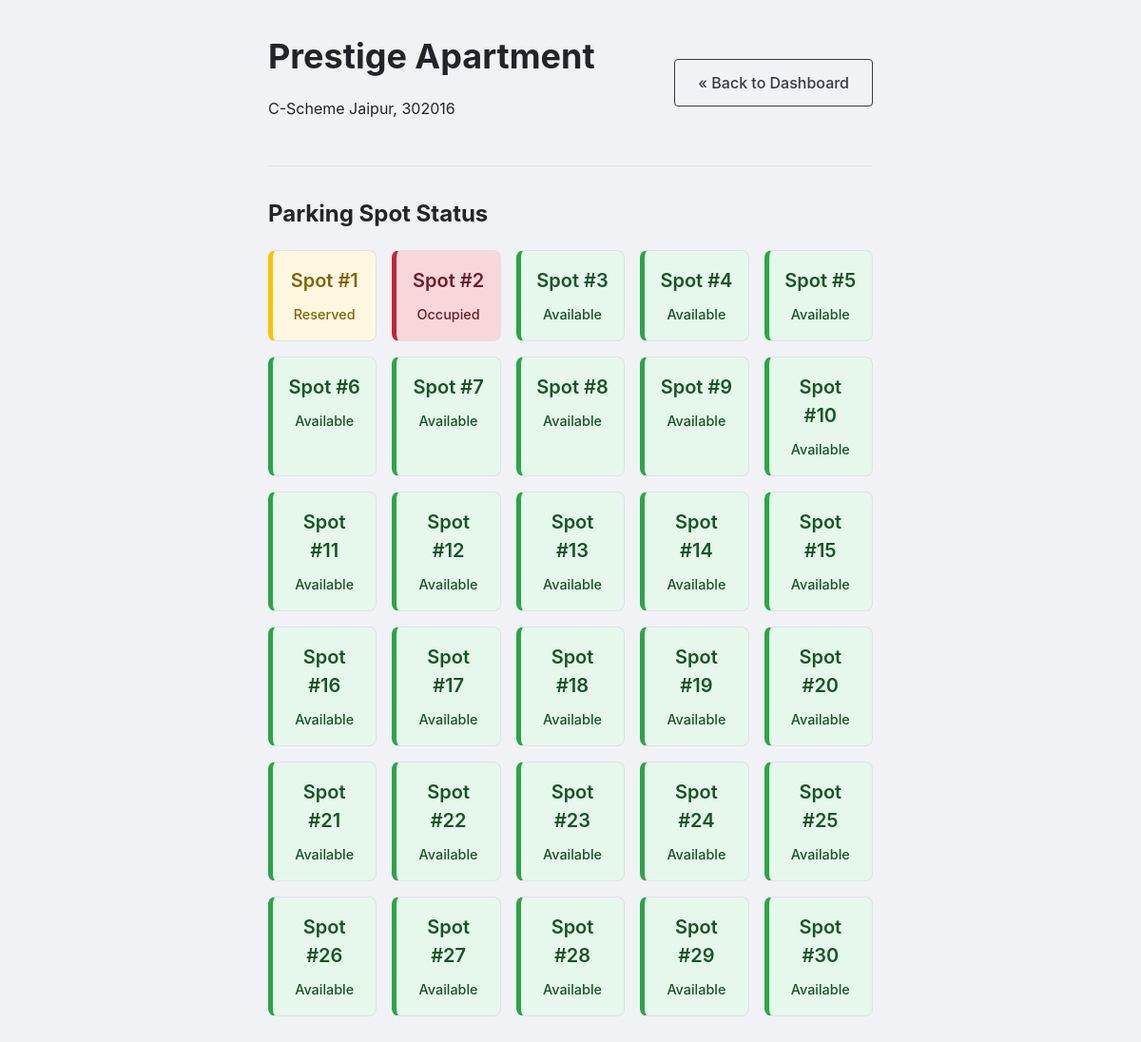
The page /admin/lot/1 (signed in) on the database as committed earlier.
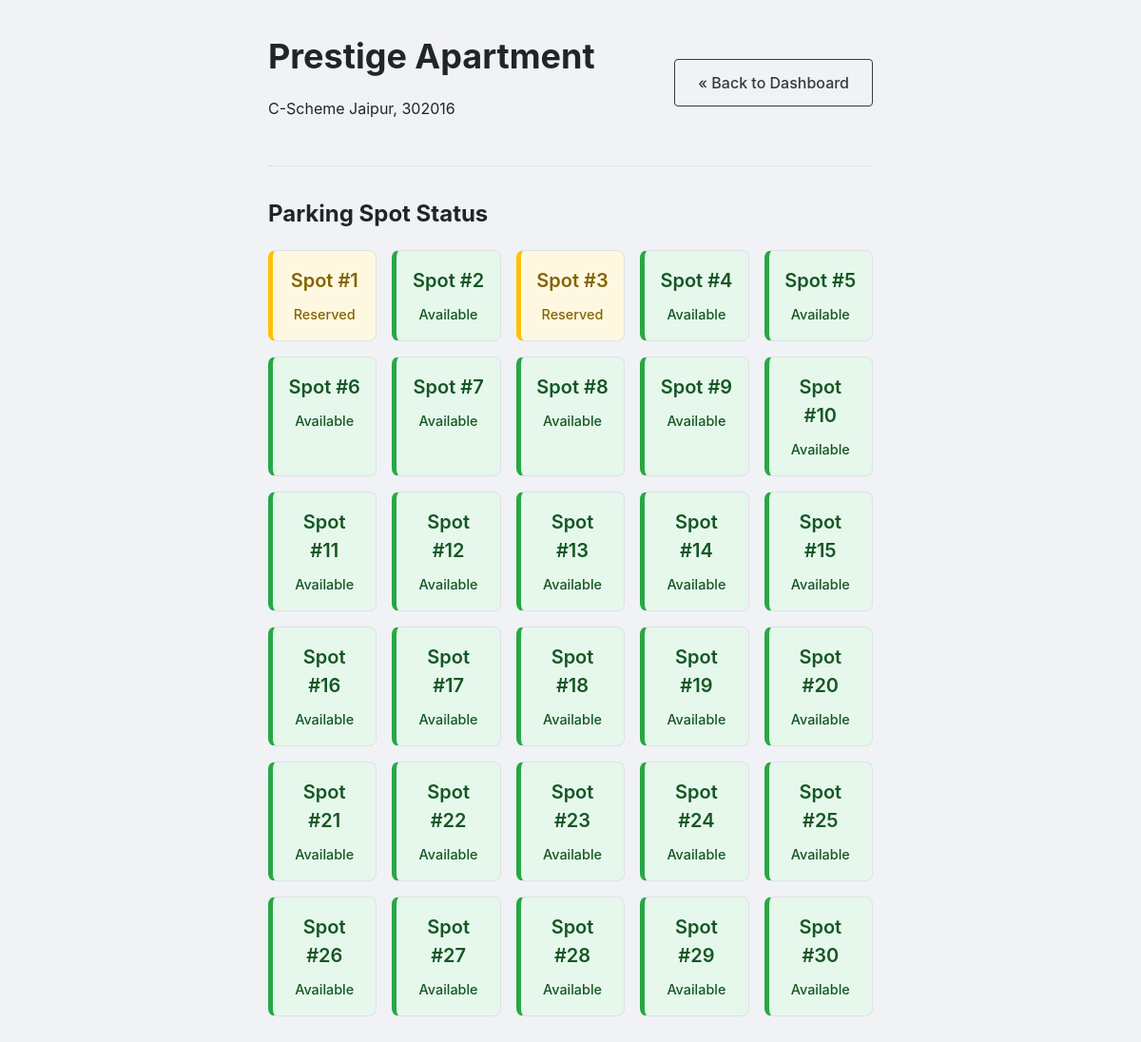
The same page on the database as committed later.
### models/database.py (models this page shows)
class ParkingSpot(db.Model):
    __tablename__ = 'parking_spot'
    id = db.Column(db.Integer, primary_key=True)
    lot_id = db.Column(db.Integer, db.ForeignKey('parking_lot.id'), nullable=False)
    spot_number = db.Column(db.Integer, nullable=False)
    status = db.Column(db.String(1), default='A', nullable=False) # 'A' for Available, 'O' for Occupied, 'R' for Reserved
    reservation = db.relationship('Reservation', backref='spot', uselist=False, cascade="all, delete-orphan")

### routes/admin_routes.py (the view)
@admin_bp.route('/admin/lot/<int:lot_id>')
def lot_details(lot_id):
    if not session.get('is_admin'):
        flash('You must be an admin to view this page.', 'danger')
        return redirect(url_for('auth.login'))
    lot = ParkingLot.query.get_or_404(lot_id)
    return render_template('admin/lot_details.html', lot=lot)

### templates/admin/lot_details.html
{% extends "layout.html" %}
{% block content %}
<div class="dashboard-container">
    <div class="dashboard-header">
        <div>
            <h1>{{ lot.name }}</h1>
            <p class="lot-meta">{{ lot.address }}, {{ lot.pincode }}</p>
        </div>
        <a href="{{ url_for('admin.admin_dashboard') }}" class="btn btn-outline">&laquo; Back to Dashboard</a>
    </div>
    <hr>
    <h2>Parking Spot Status</h2>
    <div class="spot-grid">
        {% for spot in lot.spots %}
            <div class="spot-card status-{{ spot.status }}">
                <span class="spot-number">Spot #{{ spot.spot_number }}</span>
                <span class="spot-status">
                    {% if spot.status == 'A' %}
                        Available
                    {% elif spot.status == 'O' %}
                        Occupied
                    {% else %}
                        Reserved
                    {% endif %}
                </span>
            </div>
        {% endfor %}
    </div>
</div>
{% endblock %}

Rows that differ between the two databases and show on the page:
changed ParkingSpot (number 2 of 30 on the later page): status "Occupied" → "Available"
changed ParkingSpot (number 3 of 30 on the later page): status "Available" → "Reserved"
